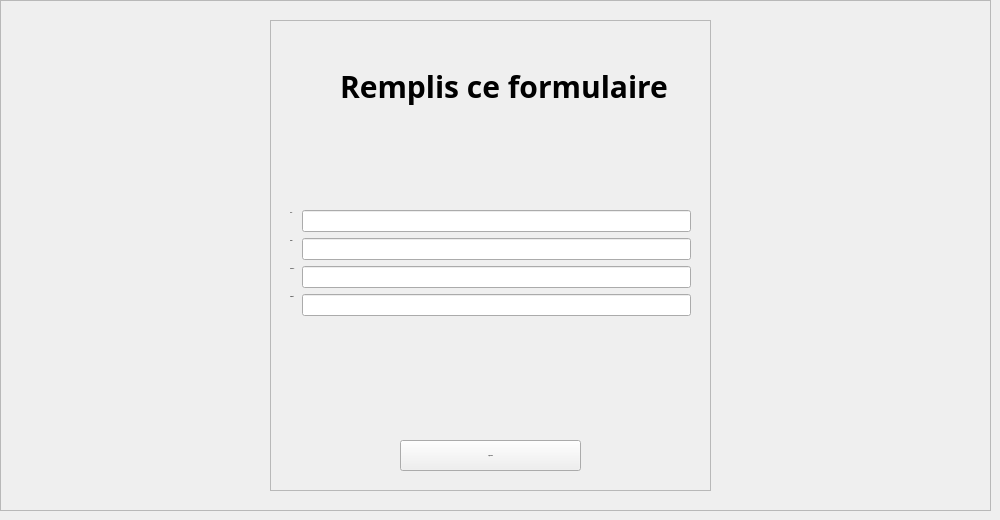
      <widget class="QWidget" name="ajouter">
       <attribute name="title">
        <string>Ajouter</string>
       </attribute>
       <widget class="QFrame" name="frame">
        <property name="geometry">
         <rect>
          <x>0</x>
          <y>0</y>
          <width>991</width>
          <height>511</height>
         </rect>
        </property>
        <property name="frameShape">
         <enum>QFrame::StyledPanel</enum>
        </property>
        <property name="frameShadow">
         <enum>QFrame::Raised</enum>
        </property>
        <widget class="QFrame" name="frame_2">
         <property name="geometry">
          <rect>
           <x>270</x>
           <y>20</y>
           <width>441</width>
           <height>471</height>
          </rect>
         </property>
         <property name="frameShape">
          <enum>QFrame::StyledPanel</enum>
         </property>
         <property name="frameShadow">
          <enum>QFrame::Raised</enum>
         </property>
         <widget class="QPushButton" name="pushButton">
          <property name="geometry">
           <rect>
            <x>130</x>
            <y>420</y>
            <width>181</width>
            <height>31</height>
           </rect>
          </property>
          <property name="font">
           <font>
            <family>century gothic</family>
            <pointsize>-1</pointsize>
            <weight>75</weight>
            <bold>true</bold>
           </font>
          </property>
          <property name="text">
           <string>AJOUTER</string>
          </property>
         </widget>
         <widget class="QLabel" name="label_69">
          <property name="geometry">
           <rect>
            <x>70</x>
            <y>20</y>
            <width>331</width>
            <height>91</height>
           </rect>
          </property>
          <property name="font">
           <font>
            <family>century gothic</family>
            <pointsize>-1</pointsize>
            <weight>75</weight>
            <bold>true</bold>
           </font>
          </property>
          <property name="styleSheet">
           <string notr="true">font-family:century gothic;
font-size:30px;</string>
          </property>
          <property name="text">
           <string>Remplis ce formulaire</string>
          </property>
         </widget>
         <widget class="QWidget" name="formLayoutWidget">
          <property name="geometry">
           <rect>
            <x>20</x>
            <y>190</y>
            <width>401</width>
            <height>107</height>
           </rect>
          </property>
          <layout class="QFormLayout" name="formLayout">
           <item row="0" column="0">
            <widget class="QLabel" name="label_2">
             <property name="font">
              <font>
               <family>century gothic</family>
               <pointsize>-1</pointsize>
               <weight>75</weight>
               <bold>true</bold>
              </font>
             </property>
             <property name="text">
              <string>CIN :</string>
             </property>
            </widget>
           </item>
           <item row="0" column="1">
            <widget class="QLineEdit" name="lineEditadres">
             <property name="minimumSize">
              <size>
               <width>50</width>
               <height>0</height>
              </size>
             </property>
            </widget>
           </item>
           <item row="1" column="0">
            <widget class="QLabel" name="label_4">
             <property name="font">
              <font>
               <family>century gothic</family>
               <pointsize>-1</pointsize>
               <weight>75</weight>
               <bold>true</bold>
              </font>
             </property>
             <property name="text">
              <string>Nom :</string>
             </property>
            </widget>
           </item>
           <item row="1" column="1">
            <widget class="QLineEdit" name="lineEditadres_2">
             <property name="minimumSize">
              <size>
               <width>50</width>
               <height>0</height>
              </size>
             </property>
            </widget>
           </item>
           <item row="3" column="0">
            <widget class="QLabel" name="label_5">
             <property name="font">
              <font>
               <family>century gothic</family>
               <pointsize>-1</pointsize>
               <weight>75</weight>
               <bold>true</bold>
              </font>
             </property>
             <property name="text">
              <string>Subject :</string>
             </property>
            </widget>
           </item>
           <item row="3" column="1">
            <widget class="QLineEdit" name="lineEditadres_3">
             <property name="minimumSize">
              <size>
               <width>50</width>
               <height>0</height>
              </size>
             </property>
            </widget>
           </item>
           <item row="2" column="1">
            <widget class="QLineEdit" name="lineEditadres_4">
             <property name="minimumSize">
              <size>
               <width>50</width>
               <height>0</height>
              </size>
             </property>
            </widget>
           </item>
           <item row="2" column="0">
            <widget class="QLabel" name="label_7">
             <property name="font">
              <font>
               <family>century gothic</family>
               <pointsize>-1</pointsize>
               <weight>75</weight>
               <bold>true</bold>
              </font>
             </property>
             <property name="text">
              <string>Prenom :</string>
             </property>
            </widget>
           </item>
          </layout>
         </widget>
        </widget>
       </widget>
      </widget>
